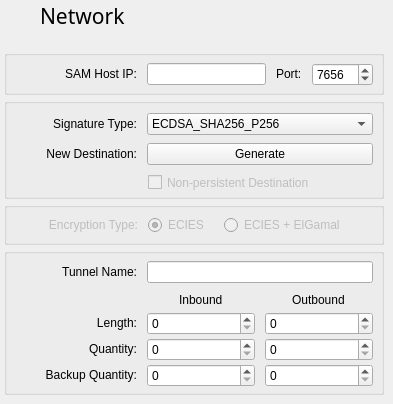
    <widget class="QWidget" name="network_Page">
     <widget class="QWidget" name="layoutWidget_20">
      <property name="geometry">
       <rect>
        <x>4</x>
        <y>0</y>
        <width>122</width>
        <height>30</height>
       </rect>
      </property>
      <layout class="QGridLayout" name="Network">
       <property name="leftMargin">
        <number>0</number>
       </property>
       <property name="topMargin">
        <number>0</number>
       </property>
       <property name="rightMargin">
        <number>0</number>
       </property>
       <property name="bottomMargin">
        <number>0</number>
       </property>
       <property name="horizontalSpacing">
        <number>3</number>
       </property>
       <property name="verticalSpacing">
        <number>6</number>
       </property>
       <item row="0" column="0" alignment="Qt::AlignLeft|Qt::AlignVCenter">
        <widget class="QLabel" name="networkiconlabel">
         <property name="minimumSize">
          <size>
           <width>28</width>
           <height>28</height>
          </size>
         </property>
         <property name="maximumSize">
          <size>
           <width>28</width>
           <height>28</height>
          </size>
         </property>
         <property name="sizeIncrement">
          <size>
           <width>0</width>
           <height>0</height>
          </size>
         </property>
         <property name="baseSize">
          <size>
           <width>28</width>
           <height>28</height>
          </size>
         </property>
         <property name="text">
          <string/>
         </property>
         <property name="pixmap">
          <pixmap resource="resourcen.qrc">:/icons/network.svg</pixmap>
         </property>
         <property name="scaledContents">
          <bool>true</bool>
         </property>
         <property name="alignment">
          <set>Qt::AlignLeading|Qt::AlignLeft|Qt::AlignVCenter</set>
         </property>
        </widget>
       </item>
       <item row="0" column="1" alignment="Qt::AlignLeft|Qt::AlignVCenter">
        <widget class="QLabel" name="networkLabel">
         <property name="minimumSize">
          <size>
           <width>0</width>
           <height>28</height>
          </size>
         </property>
         <property name="maximumSize">
          <size>
           <width>16777215</width>
           <height>28</height>
          </size>
         </property>
         <property name="font">
          <font>
           <family>Sans Serif</family>
           <pointsize>16</pointsize>
           <weight>75</weight>
           <italic>false</italic>
           <bold>true</bold>
           <underline>false</underline>
           <strikeout>false</strikeout>
          </font>
         </property>
         <property name="text">
          <string>&lt;!DOCTYPE HTML PUBLIC &quot;-//W3C//DTD HTML 4.0//EN&quot; &quot;http://www.w3.org/TR/REC-html40/strict.dtd&quot;&gt;
&lt;html&gt;&lt;head&gt;&lt;meta name=&quot;qrichtext&quot; content=&quot;1&quot; /&gt;&lt;style type=&quot;text/css&quot;&gt;
p, li { white-space: pre-wrap; }
&lt;/style&gt;&lt;/head&gt;&lt;body style=&quot; font-family:'Sans Serif'; font-size:16pt; font-weight:600; font-style:italic;&quot;&gt;
&lt;p style=&quot; margin-top:12px; margin-bottom:12px; margin-left:0px; margin-right:0px; -qt-block-indent:0; text-indent:0px; text-decoration: underline;&quot;&gt;&lt;span style=&quot; font-weight:400; font-style:normal; text-decoration:none;&quot;&gt;Network&lt;/span&gt;&lt;/p&gt;&lt;/body&gt;&lt;/html&gt;</string>
         </property>
         <property name="alignment">
          <set>Qt::AlignLeading|Qt::AlignLeft|Qt::AlignVCenter</set>
         </property>
        </widget>
       </item>
      </layout>
     </widget>
     <widget class="QGroupBox" name="TunnelConfig">
      <property name="geometry">
       <rect>
        <x>4</x>
        <y>248</y>
        <width>380</width>
        <height>147</height>
       </rect>
      </property>
      <property name="minimumSize">
       <size>
        <width>380</width>
        <height>0</height>
       </size>
      </property>
      <property name="maximumSize">
       <size>
        <width>380</width>
        <height>16777215</height>
       </size>
      </property>
      <property name="title">
       <string/>
      </property>
      <widget class="QWidget" name="layoutWidget_7">
       <property name="geometry">
        <rect>
         <x>13</x>
         <y>42</y>
         <width>356</width>
         <height>100</height>
        </rect>
       </property>
       <layout class="QGridLayout" name="TunnConf">
        <property name="horizontalSpacing">
         <number>10</number>
        </property>
        <property name="verticalSpacing">
         <number>2</number>
        </property>
        <item row="2" column="1">
         <widget class="QSpinBox" name="spinBox_5"/>
        </item>
        <item row="3" column="2">
         <widget class="QSpinBox" name="spinBox_7"/>
        </item>
        <item row="3" column="0">
         <widget class="QLabel" name="label_12">
          <property name="minimumSize">
           <size>
            <width>120</width>
            <height>20</height>
           </size>
          </property>
          <property name="maximumSize">
           <size>
            <width>120</width>
            <height>20</height>
           </size>
          </property>
          <property name="baseSize">
           <size>
            <width>160</width>
            <height>0</height>
           </size>
          </property>
          <property name="text">
           <string>Backup Quantity:</string>
          </property>
          <property name="alignment">
           <set>Qt::AlignRight|Qt::AlignTrailing|Qt::AlignVCenter</set>
          </property>
         </widget>
        </item>
        <item row="0" column="2" alignment="Qt::AlignHCenter">
         <widget class="QLabel" name="label_14">
          <property name="minimumSize">
           <size>
            <width>0</width>
            <height>18</height>
           </size>
          </property>
          <property name="maximumSize">
           <size>
            <width>16777215</width>
            <height>18</height>
           </size>
          </property>
          <property name="text">
           <string>Outbound</string>
          </property>
         </widget>
        </item>
        <item row="2" column="2">
         <widget class="QSpinBox" name="spinBox_9"/>
        </item>
        <item row="3" column="1">
         <widget class="QSpinBox" name="spinBox_6"/>
        </item>
        <item row="1" column="2">
         <widget class="QSpinBox" name="spinBox_8"/>
        </item>
        <item row="1" column="1">
         <widget class="QSpinBox" name="spinBox_4"/>
        </item>
        <item row="1" column="0" alignment="Qt::AlignRight|Qt::AlignVCenter">
         <widget class="QLabel" name="label_10">
          <property name="minimumSize">
           <size>
            <width>120</width>
            <height>20</height>
           </size>
          </property>
          <property name="maximumSize">
           <size>
            <width>120</width>
            <height>20</height>
           </size>
          </property>
          <property name="baseSize">
           <size>
            <width>160</width>
            <height>0</height>
           </size>
          </property>
          <property name="text">
           <string>Length:</string>
          </property>
          <property name="alignment">
           <set>Qt::AlignRight|Qt::AlignTrailing|Qt::AlignVCenter</set>
          </property>
         </widget>
        </item>
        <item row="2" column="0" alignment="Qt::AlignRight">
         <widget class="QLabel" name="label_11">
          <property name="minimumSize">
           <size>
            <width>120</width>
            <height>20</height>
           </size>
          </property>
          <property name="maximumSize">
           <size>
            <width>120</width>
            <height>20</height>
           </size>
          </property>
          <property name="baseSize">
           <size>
            <width>160</width>
            <height>0</height>
           </size>
          </property>
          <property name="text">
           <string>Quantity:</string>
          </property>
          <property name="alignment">
           <set>Qt::AlignRight|Qt::AlignTrailing|Qt::AlignVCenter</set>
          </property>
         </widget>
        </item>
        <item row="0" column="1" alignment="Qt::AlignHCenter|Qt::AlignVCenter">
         <widget class="QLabel" name="label_15">
          <property name="minimumSize">
           <size>
            <width>22</width>
            <height>18</height>
           </size>
          </property>
          <property name="maximumSize">
           <size>
            <width>16777215</width>
            <height>18</height>
           </size>
          </property>
          <property name="text">
           <string>Inbound</string>
          </property>
         </widget>
        </item>
       </layout>
      </widget>
      <widget class="QWidget" name="layoutWidget3">
       <property name="geometry">
        <rect>
         <x>13</x>
         <y>12</y>
         <width>356</width>
         <height>25</height>
        </rect>
       </property>
       <layout class="QGridLayout" name="TunnName">
        <property name="horizontalSpacing">
         <number>10</number>
        </property>
        <item row="0" column="0">
         <widget class="QLabel" name="label_9">
          <property name="minimumSize">
           <size>
            <width>120</width>
            <height>20</height>
           </size>
          </property>
          <property name="maximumSize">
           <size>
            <width>120</width>
            <height>20</height>
           </size>
          </property>
          <property name="baseSize">
           <size>
            <width>160</width>
            <height>0</height>
           </size>
          </property>
          <property name="text">
           <string>Tunnel Name:</string>
          </property>
          <property name="alignment">
           <set>Qt::AlignRight|Qt::AlignTrailing|Qt::AlignVCenter</set>
          </property>
         </widget>
        </item>
        <item row="0" column="1" alignment="Qt::AlignVCenter">
         <widget class="QLineEdit" name="lineEdit">
          <property name="clearButtonEnabled">
           <bool>true</bool>
          </property>
         </widget>
        </item>
       </layout>
      </widget>
     </widget>
     <widget class="QGroupBox" name="SAM">
      <property name="geometry">
       <rect>
        <x>4</x>
        <y>50</y>
        <width>380</width>
        <height>45</height>
       </rect>
      </property>
      <property name="minimumSize">
       <size>
        <width>380</width>
        <height>0</height>
       </size>
      </property>
      <property name="maximumSize">
       <size>
        <width>380</width>
        <height>68</height>
       </size>
      </property>
      <property name="title">
       <string/>
      </property>
      <widget class="QWidget" name="layoutWidget4">
       <property name="geometry">
        <rect>
         <x>13</x>
         <y>12</y>
         <width>356</width>
         <height>26</height>
        </rect>
       </property>
       <layout class="QGridLayout" name="gridLayout_30">
        <property name="horizontalSpacing">
         <number>10</number>
        </property>
        <item row="0" column="0">
         <widget class="QLabel" name="label_17">
          <property name="minimumSize">
           <size>
            <width>120</width>
            <height>20</height>
           </size>
          </property>
          <property name="maximumSize">
           <size>
            <width>120</width>
            <height>20</height>
           </size>
          </property>
          <property name="baseSize">
           <size>
            <width>120</width>
            <height>0</height>
           </size>
          </property>
          <property name="text">
           <string>SAM Host IP:</string>
          </property>
          <property name="alignment">
           <set>Qt::AlignRight|Qt::AlignTrailing|Qt::AlignVCenter</set>
          </property>
         </widget>
        </item>
        <item row="0" column="1" alignment="Qt::AlignVCenter">
         <widget class="QLineEdit" name="lineEdit_3">
          <property name="clearButtonEnabled">
           <bool>true</bool>
          </property>
         </widget>
        </item>
        <item row="0" column="2">
         <widget class="QLabel" name="label_18">
          <property name="minimumSize">
           <size>
            <width>0</width>
            <height>20</height>
           </size>
          </property>
          <property name="maximumSize">
           <size>
            <width>16777215</width>
            <height>20</height>
           </size>
          </property>
          <property name="text">
           <string>Port:</string>
          </property>
         </widget>
        </item>
        <item row="0" column="3">
         <widget class="QSpinBox" name="spinBox_10">
          <property name="maximum">
           <number>65000</number>
          </property>
          <property name="value">
           <number>7656</number>
          </property>
         </widget>
        </item>
       </layout>
      </widget>
     </widget>
     <widget class="QGroupBox" name="Crypto">
      <property name="geometry">
       <rect>
        <x>4</x>
        <y>202</y>
        <width>380</width>
        <height>43</height>
       </rect>
      </property>
      <property name="minimumSize">
       <size>
        <width>380</width>
        <height>0</height>
       </size>
      </property>
      <property name="maximumSize">
       <size>
        <width>380</width>
        <height>68</height>
       </size>
      </property>
      <property name="toolTip">
       <string>Your existing destination will be deleted</string>
      </property>
      <property name="title">
       <string/>
      </property>
      <widget class="QWidget" name="layoutWidget_9">
       <property name="geometry">
        <rect>
         <x>14</x>
         <y>12</y>
         <width>356</width>
         <height>23</height>
        </rect>
       </property>
       <layout class="QGridLayout" name="Encryption">
        <property name="horizontalSpacing">
         <number>10</number>
        </property>
        <item row="0" column="0">
         <widget class="QLabel" name="Encryption_label">
          <property name="enabled">
           <bool>false</bool>
          </property>
          <property name="minimumSize">
           <size>
            <width>120</width>
            <height>20</height>
           </size>
          </property>
          <property name="maximumSize">
           <size>
            <width>120</width>
            <height>20</height>
           </size>
          </property>
          <property name="baseSize">
           <size>
            <width>120</width>
            <height>0</height>
           </size>
          </property>
          <property name="text">
           <string>Encryption Type:</string>
          </property>
          <property name="alignment">
           <set>Qt::AlignRight|Qt::AlignTrailing|Qt::AlignVCenter</set>
          </property>
         </widget>
        </item>
        <item row="0" column="1">
         <widget class="QRadioButton" name="ECIES">
          <property name="enabled">
           <bool>false</bool>
          </property>
          <property name="minimumSize">
           <size>
            <width>0</width>
            <height>20</height>
           </size>
          </property>
          <property name="maximumSize">
           <size>
            <width>16777215</width>
            <height>20</height>
           </size>
          </property>
          <property name="text">
           <string>ECIES</string>
          </property>
          <property name="checked">
           <bool>true</bool>
          </property>
         </widget>
        </item>
        <item row="0" column="2" alignment="Qt::AlignVCenter">
         <widget class="QRadioButton" name="ECIES_ELG">
          <property name="enabled">
           <bool>false</bool>
          </property>
          <property name="minimumSize">
           <size>
            <width>150</width>
            <height>20</height>
           </size>
          </property>
          <property name="maximumSize">
           <size>
            <width>150</width>
            <height>20</height>
           </size>
          </property>
          <property name="text">
           <string>ECIES + ElGamal</string>
          </property>
          <property name="checked">
           <bool>false</bool>
          </property>
         </widget>
        </item>
       </layout>
      </widget>
     </widget>
     <widget class="QGroupBox" name="SigType">
      <property name="geometry">
       <rect>
        <x>4</x>
        <y>98</y>
        <width>380</width>
        <height>101</height>
       </rect>
      </property>
      <widget class="QWidget" name="layoutWidget_10">
       <property name="geometry">
        <rect>
         <x>13</x>
         <y>14</y>
         <width>356</width>
         <height>25</height>
        </rect>
       </property>
       <layout class="QGridLayout" name="SigType_2">
        <property name="horizontalSpacing">
         <number>10</number>
        </property>
        <item row="0" column="0" alignment="Qt::AlignVCenter">
         <widget class="QLabel" name="label_13">
          <property name="minimumSize">
           <size>
            <width>120</width>
            <height>20</height>
           </size>
          </property>
          <property name="maximumSize">
           <size>
            <width>120</width>
            <height>20</height>
           </size>
          </property>
          <property name="baseSize">
           <size>
            <width>120</width>
            <height>0</height>
           </size>
          </property>
          <property name="text">
           <string>Signature Type:</string>
          </property>
          <property name="alignment">
           <set>Qt::AlignRight|Qt::AlignTrailing|Qt::AlignVCenter</set>
          </property>
         </widget>
        </item>
        <item row="0" column="1" alignment="Qt::AlignVCenter">
         <widget class="QComboBox" name="comboBox_SigType">
          <property name="enabled">
           <bool>true</bool>
          </property>
          <item>
           <property name="text">
            <string>ECDSA_SHA256_P256</string>
           </property>
          </item>
          <item>
           <property name="text">
            <string>ECDSA_SHA384_P384</string>
           </property>
          </item>
          <item>
           <property name="text">
            <string>ECDSA_SHA512_P521</string>
           </property>
          </item>
          <item>
           <property name="text">
            <string extracomment="Default">EdDSA_SHA512_Ed25519</string>
           </property>
          </item>
          <item>
           <property name="text">
            <string>RedDSA_SHA512_Ed25519</string>
           </property>
          </item>
         </widget>
        </item>
       </layout>
      </widget>
      <widget class="QWidget" name="layoutWidget_12">
       <property name="geometry">
        <rect>
         <x>13</x>
         <y>44</y>
         <width>356</width>
         <height>25</height>
        </rect>
       </property>
       <layout class="QGridLayout" name="NewDest">
        <property name="horizontalSpacing">
         <number>10</number>
        </property>
        <item row="0" column="0">
         <widget class="QLabel" name="label_26">
          <property name="minimumSize">
           <size>
            <width>120</width>
            <height>20</height>
           </size>
          </property>
          <property name="maximumSize">
           <size>
            <width>120</width>
            <height>20</height>
           </size>
          </property>
          <property name="baseSize">
           <size>
            <width>160</width>
            <height>0</height>
           </size>
          </property>
          <property name="text">
           <string>New Destination:</string>
          </property>
          <property name="alignment">
           <set>Qt::AlignRight|Qt::AlignTrailing|Qt::AlignVCenter</set>
          </property>
         </widget>
        </item>
        <item row="0" column="1" alignment="Qt::AlignVCenter">
         <widget class="QPushButton" name="cmd_DestGenerate">
          <property name="text">
           <string>Generate</string>
          </property>
         </widget>
        </item>
       </layout>
      </widget>
      <widget class="QCheckBox" name="nonpersistdest">
       <property name="enabled">
        <bool>false</bool>
       </property>
       <property name="geometry">
        <rect>
         <x>144</x>
         <y>74</y>
         <width>186</width>
         <height>21</height>
        </rect>
       </property>
       <property name="text">
        <string>Non-persistent Destination</string>
       </property>
      </widget>
     </widget>
    </widget>
